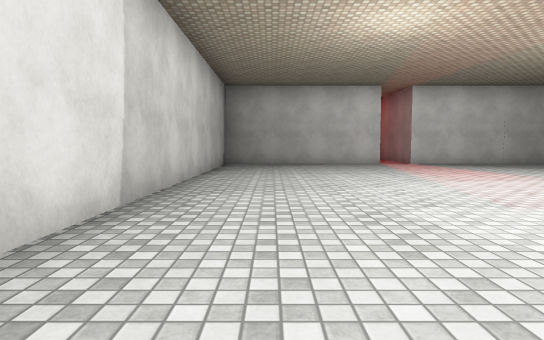
[1] (above)

21 first-person views from a walk through a 3-D level made in the Unity game engine. The camera is 1.2 m above the floor, tilts 4° down and sees 75° across. The floor is counted in squares, 2 m on a side. Each view is taken from the middle of a square. On the plan, view 1 faces up. The plan holds only what a view shows up to about 10 squares ahead; the rest is blank. The place goes on beyond the plan. Some animated figures are not drawn. Surface patterns are stand-ins for the level's own textures.

[2]
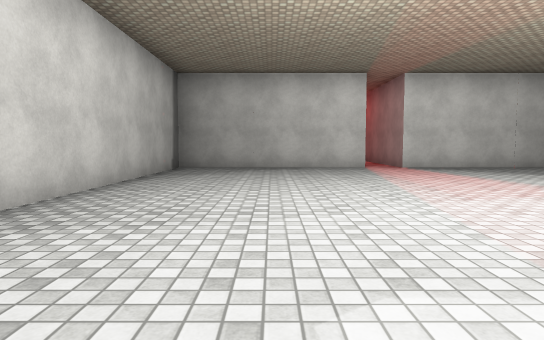

[3]
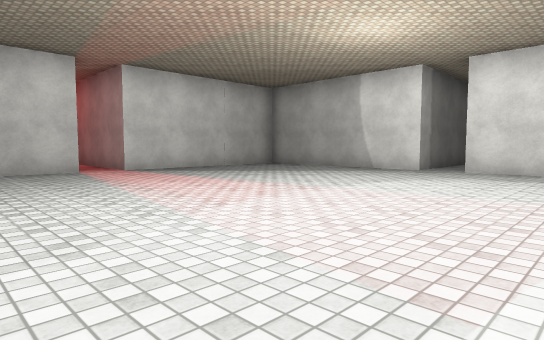

[4]
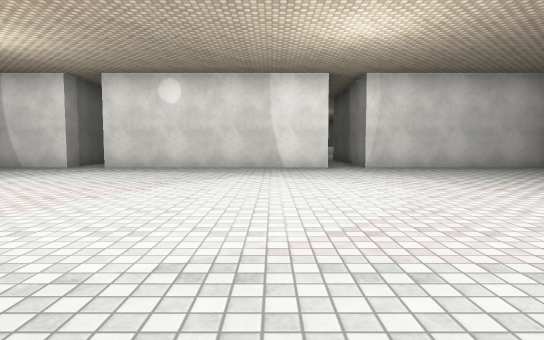

[5]
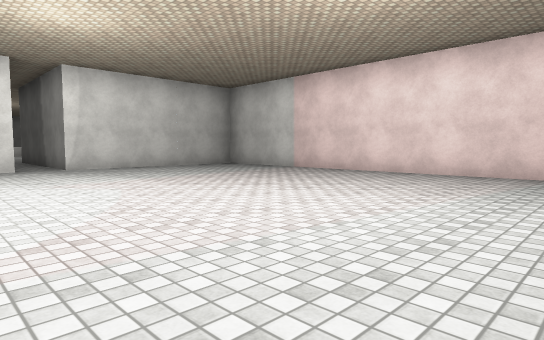

[6]
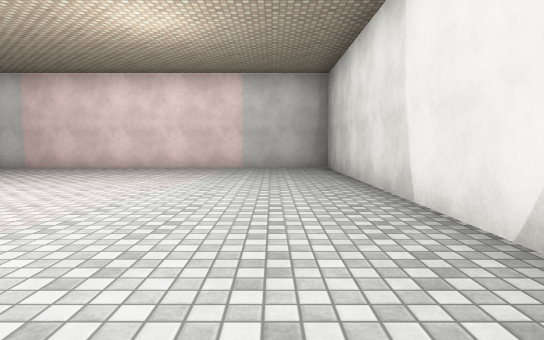

[7]
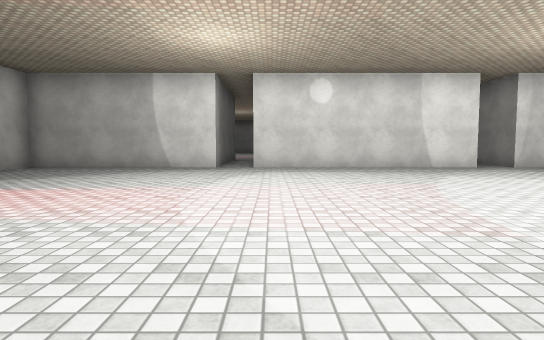

[8]
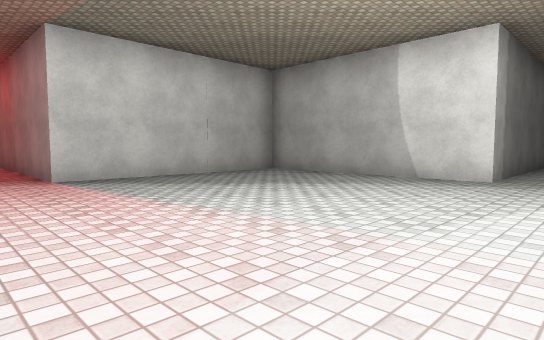

[9]
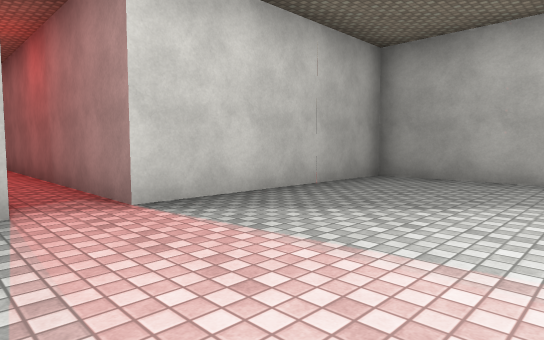

[10]
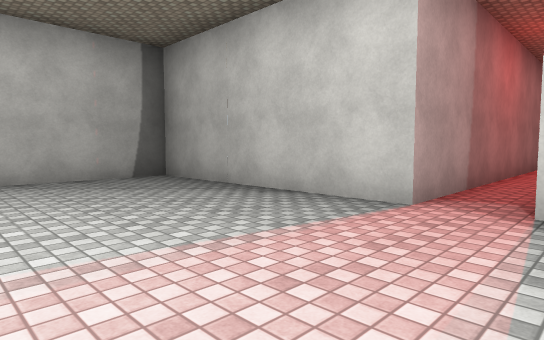

[11]
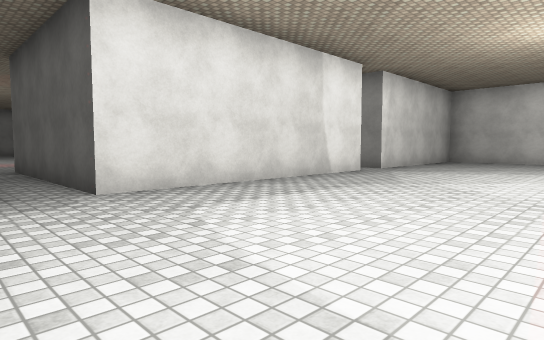

[12]
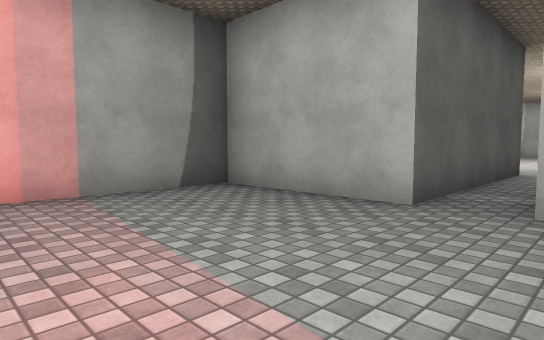

[13]
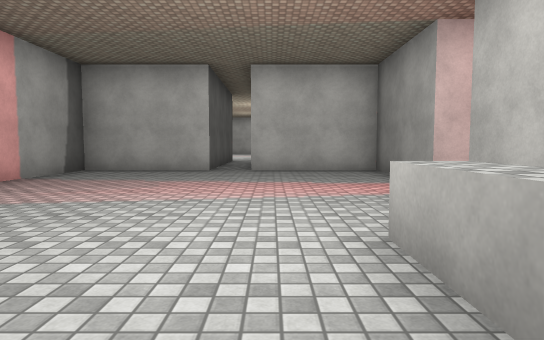

[14]
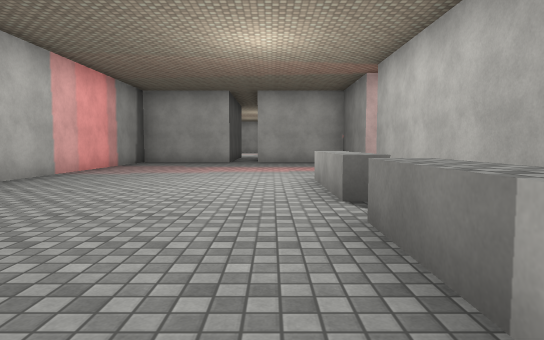

[15]
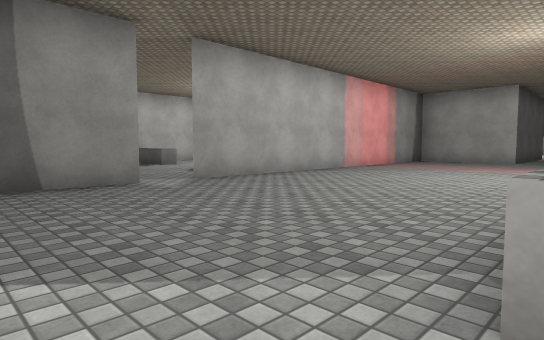

[16]
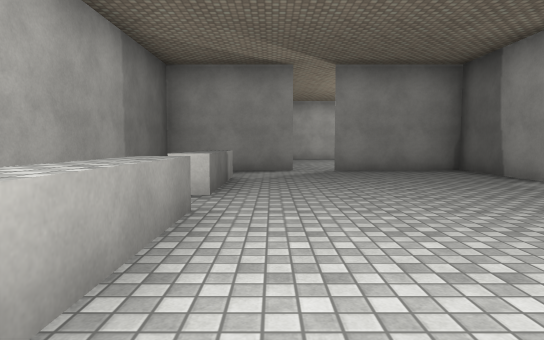

[17]
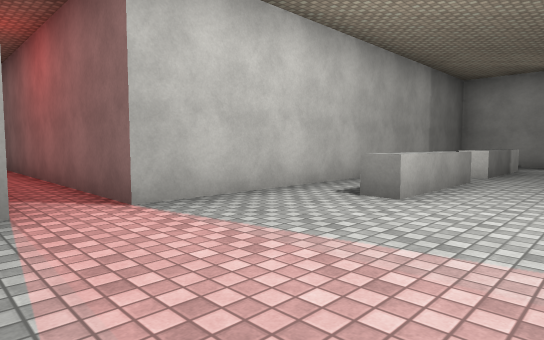

[18]
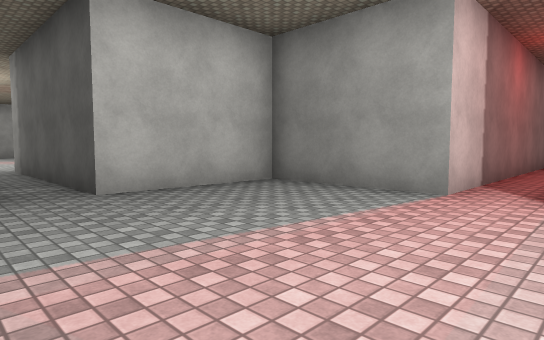

[19]
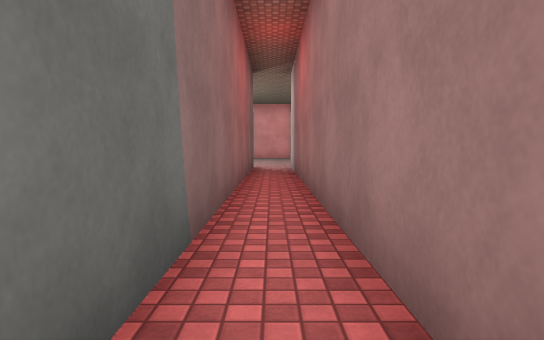

[20]
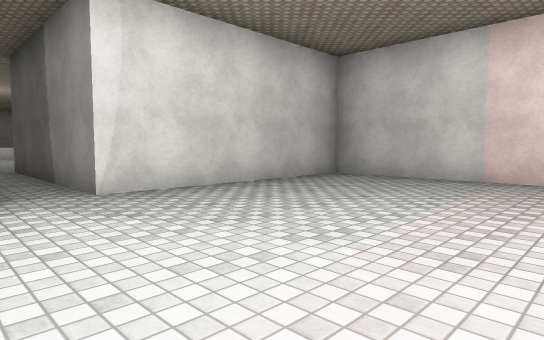

[21]
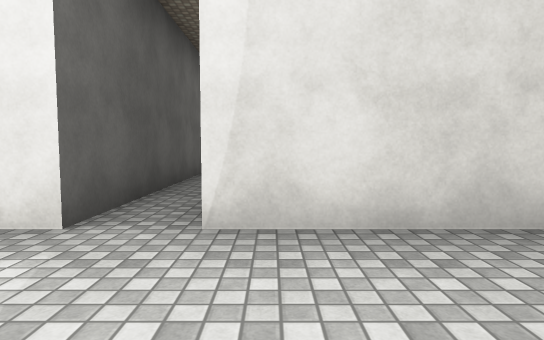

### Floor plan
Points are (right, up) in squares from view 1. A wall is a line through its corners. A room is listed if a view was taken in it or the views show most of it. See-through windows are left out.
Room 1 (views 1, 2, 3, 4, 5, 6, 7, 8, 9, 10, 11, 20, 21)
walls: (14.5, 6.5) (9.5, 6.5) (9.5, 11.5) (4.5, 11.5) (4.5, 18.5); (14.5, -0.5) (9.5, -0.5) (9.5, 5.5) (14.5, 5.5); (3.5, 18.5) (3.5, 11.5) (-1.5, 11.5) (-1.5, -6.5) (9.5, -6.5) (9.5, -1.5) (14.5, -1.5)
ways out: opening at (14, 6) to room 2; opening at (14, -1)
Room 2 (views 12, 13, 14, 15, 16, 17, 18, 19)
walls: (14.5, 5.5) (14.5, 2.5) (24.5, 2.5); (28.5, 8.9) (28.5, 9.5) (18.5, 9.5) (18.5, 18.4); (25.4, 2.5) (28.5, 2.5) (28.5, 4.1); (17.5, 18.4) (17.5, 9.5) (14.5, 9.5) (14.5, 6.5)
low walls: (23.3, 8.2) (23.3, 7.8) (20.8, 7.8) (20.8, 8.2); (26.8, 7.8) (24.3, 7.8) (24.3, 8.2)
ways out: opening at (14, 6) to room 1; opening at (25, 3)

Positions as (right, up) in squares from view 1, and headings:
1: (0, 0), facing up
2: (1, 2), facing up
3: (1, 3), facing up-right
4: (0, 1), facing right
5: (0, 1), facing down-right
6: (0, 3), facing down
7: (0, 5), facing right
8: (3, 5), facing up-right
9: (3, 8), facing up-right
10: (5, 8), facing up-left
11: (5, 7), facing down-right
12: (18, 7), facing down-left
13: (23, 7), facing left
14: (27, 7), facing left
15: (28, 8), facing down-left
16: (20, 7), facing right
17: (17, 6), facing up-right
18: (19, 5), facing up-left
19: (18, 19), facing down
20: (5, 0), facing down-right
21: (7, -2), facing right
